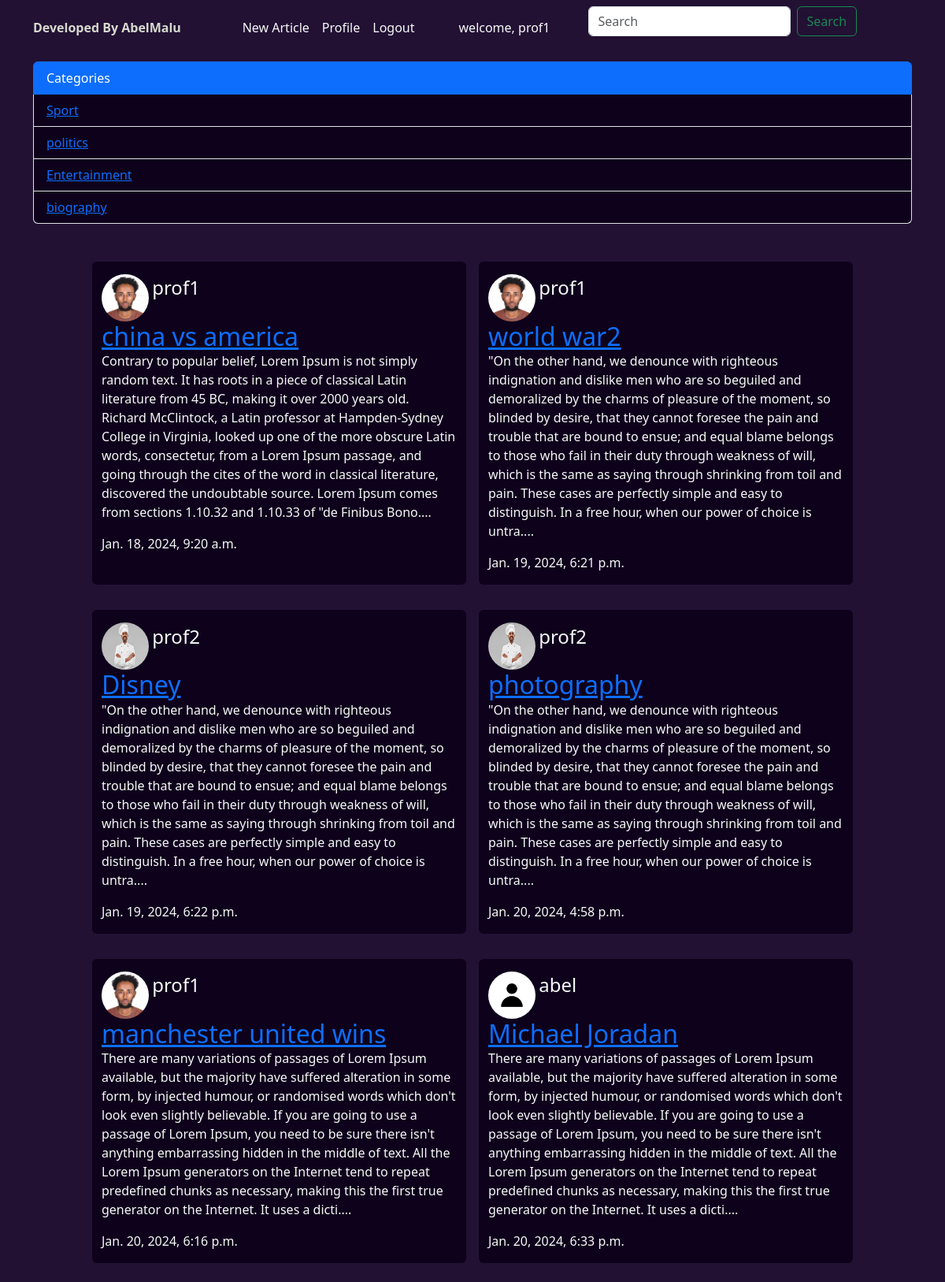
Screenshot of / (signed in) with the database file from the repository.
### core/models.py (models this page shows, shortened)
class Category(models.Model):
    name = models.CharField(max_length=100)
    created_at = models.DateTimeField(auto_now_add=True)

class Article(models.Model):
    title = models.CharField(max_length=255)
    slug = models.SlugField()
    body = models.TextField()
    date = models.DateTimeField(auto_now_add=True)
    thumb = models.ImageField(default='default.png',blank=True)
    author =models.ForeignKey(User, default=None, on_delete=models.CASCADE)
    person = models.ForeignKey(Profile, on_delete=models.CASCADE, null=True)
    category = models.ForeignKey(Category,on_delete=models.CASCADE, null= True)
    def snippet(self):
        return self.body[:500]+'....'

class Profile(models.Model):
    user = models.OneToOneField(User, on_delete=models.CASCADE, null=True)
    first_name = models.CharField(max_length=255, null=True)
    last_name = models.CharField(max_length=255, null=True)
    profile_pic = models.ImageField(default='defaultProfile.png')
    def __str__(self) -> str:
        return str(self.user)

### core/views.py (the view)
# urls.py: path('',views.article_list, name='home'),
def article_list(request):
    if 'q' in request.GET:
        q = request.GET['q']
        multiple_query = Q(Q(title__icontains=q))
        articles=Article.objects.filter(multiple_query)
        categories = Category.objects.all()
    else:
        categories = Category.objects.all()
        articles = Article.objects.all().order_by('date')
    context = {
            'articles': articles,
            'categories':categories
        }
    return render(request, 'article_list.html',context)

### templates/article_list.html (shortened to what this page needs)
{% extends 'base_layout.html' %}
{% block content %}
            <div class="container">
                <ul class="list-group pb-3">
                    <li class="list-group-item active" aria-current="true">Categories</li>
                    {% for category in categories %}
                        <li class="list-group-item" style="background: #0e011b;" ><a href="{% url 'category' category.id %}">{{category.name}}</a></li>
                    {% endfor %}
                </ul>
                <div class="row justify-content-center pt-5 g-4">
                    {% for article in articles%}
                        <div class=" col-lg-5 m-2 rounded text-light mb-4 " style="background: #0e011b;">
                                <img src=" {{article.person.profile_pic.url}} " alt="img not found" class="profile-pic rounded-circle mt-3" style="display: inline;" >
                                <div class="" style="display: inline;">
                                        <p  class="h4" style="display: inline;">{{article.person}}</p> <br>
                                    <h2 class="" style="display: inline;" ><a href="{% url 'detail' slug=article.slug %}">{{article.title}}</a></h2>
                                    <p>{{article.snippet}}</p>
                                    <p>{{article.date}}</p>
                                </div>
                        </div>
            {% endfor %}
{% endblock %}

### templates/base_layout.html (shortened to what this page needs)
{% load bootstrap5 %}
{% bootstrap_css %}
{% load static %}
<!DOCTYPE html>
<html lang="en">
<head>
    <link rel="stylesheet" href="{% static '/css/styles.css' %}">
</head>
<body style="background: #221133;" class="text-white">
<nav class="navbar navbar-expand-md navbar-light mb-2">
    <div class="container-lg">
        <a class="nav-first-link" href="{% url 'home' %}">
            <span class="fw-bold">
                Developed By AbelMalu
            </span>
        </a>
        <div class="collapse navbar-collapse justify-content-center " id="main-nav">
            <ul class="navbar-nav">
                {% if user.is_authenticated %}
                <li class="nav-item">
                    <a class="nav-link text-light" href="{% url 'create' %}">New Article</a>
                </li>
                <li class="nav-item">
                    <a class="nav-link text-light" href="{% url 'profile' %}">Profile</a>
                </li>
                <li class="nav-item">
                    <a class="nav-link text-light " href="{% url 'logout' %}">Logout</a>
                </li>
                <li><span class="text-light nav-link px-5">welcome, {{request.user}}</span></li>
                {% endif %}
            </ul>
            <form class="d-flex">
                <input class="form-control me-2" name='q' type="search" placeholder="Search" aria-label="Search">
                <button class="btn btn-outline-success" type="submit">Search</button>
            </form>
        </div>
    </div>
</nav>
        {% block content %}
        {% endblock %}
    </div>
</body>
</html>

### assets/css/styles.css (style rules this page uses)
.nav-first-link { color: #D7D9CE; text-decoration: none; }
nav { background-color:#221133; }

### templates/article_list.html (style rules this page uses)
.profile-pic { width:60px; height:60px; }

### rows the page displays
Category: name "Sport"
Category: name "politics"
Category: name "Entertainment"
Category: name "biography"
Article: person.profile_pic (picture), person "prof1", title "china vs america", snippet "Contrary to popular belief, Lorem Ipsum is not simply random text. It has roots in a piece of classical Latin literature from 45 BC, making it over 2000 years old. Richard McClintock, a Latin professor at Hampden-Sydney College in Virginia, looked up one of the more obscure Latin words, consectetur, from a Lorem Ipsum passage, and going through the cites of the word in classical literature, discovered the undoubtable source. Lorem Ipsum comes from sections 1.10.32 and 1.10.33 of \"de Finibus Bono....", date "Jan. 18, 2024, 9:20 a.m."
Article: person.profile_pic (picture), person "prof1", title "world war2", snippet "\"On the other hand, we denounce with righteous indignation and dislike men who are so beguiled and demoralized by the charms of pleasure of the moment, so blinded by desire, that they cannot foresee the pain and trouble that are bound to ensue; and equal blame belongs to those who fail in their duty through weakness of will, which is the same as saying through shrinking from toil and pain. These cases are perfectly simple and easy to distinguish. In a free hour, when our power of choice is untra....", date "Jan. 19, 2024, 6:21 p.m."
Article: person.profile_pic (picture), person "prof2", title "Disney", snippet "\"On the other hand, we denounce with righteous indignation and dislike men who are so beguiled and demoralized by the charms of pleasure of the moment, so blinded by desire, that they cannot foresee the pain and trouble that are bound to ensue; and equal blame belongs to those who fail in their duty through weakness of will, which is the same as saying through shrinking from toil and pain. These cases are perfectly simple and easy to distinguish. In a free hour, when our power of choice is untra....", date "Jan. 19, 2024, 6:22 p.m."
Article: person.profile_pic (picture), person "prof2", title "photography", snippet "\"On the other hand, we denounce with righteous indignation and dislike men who are so beguiled and demoralized by the charms of pleasure of the moment, so blinded by desire, that they cannot foresee the pain and trouble that are bound to ensue; and equal blame belongs to those who fail in their duty through weakness of will, which is the same as saying through shrinking from toil and pain. These cases are perfectly simple and easy to distinguish. In a free hour, when our power of choice is untra....", date "Jan. 20, 2024, 4:58 p.m."
Article: person.profile_pic (picture), person "prof1", title "manchester united wins", snippet "There are many variations of passages of Lorem Ipsum available, but the majority have suffered alteration in some form, by injected humour, or randomised words which don't look even slightly believable. If you are going to use a passage of Lorem Ipsum, you need to be sure there isn't anything embarrassing hidden in the middle of text. All the Lorem Ipsum generators on the Internet tend to repeat predefined chunks as necessary, making this the first true generator on the Internet. It uses a dicti....", date "Jan. 20, 2024, 6:16 p.m."
Article: person.profile_pic (placeholder picture), person "abel", title "Michael Joradan", snippet "There are many variations of passages of Lorem Ipsum available, but the majority have suffered alteration in some form, by injected humour, or randomised words which don't look even slightly believable. If you are going to use a passage of Lorem Ipsum, you need to be sure there isn't anything embarrassing hidden in the middle of text. All the Lorem Ipsum generators on the Internet tend to repeat predefined chunks as necessary, making this the first true generator on the Internet. It uses a dicti....", date "Jan. 20, 2024, 6:33 p.m."

### other values shown
{{ request.user }} "prof1"
